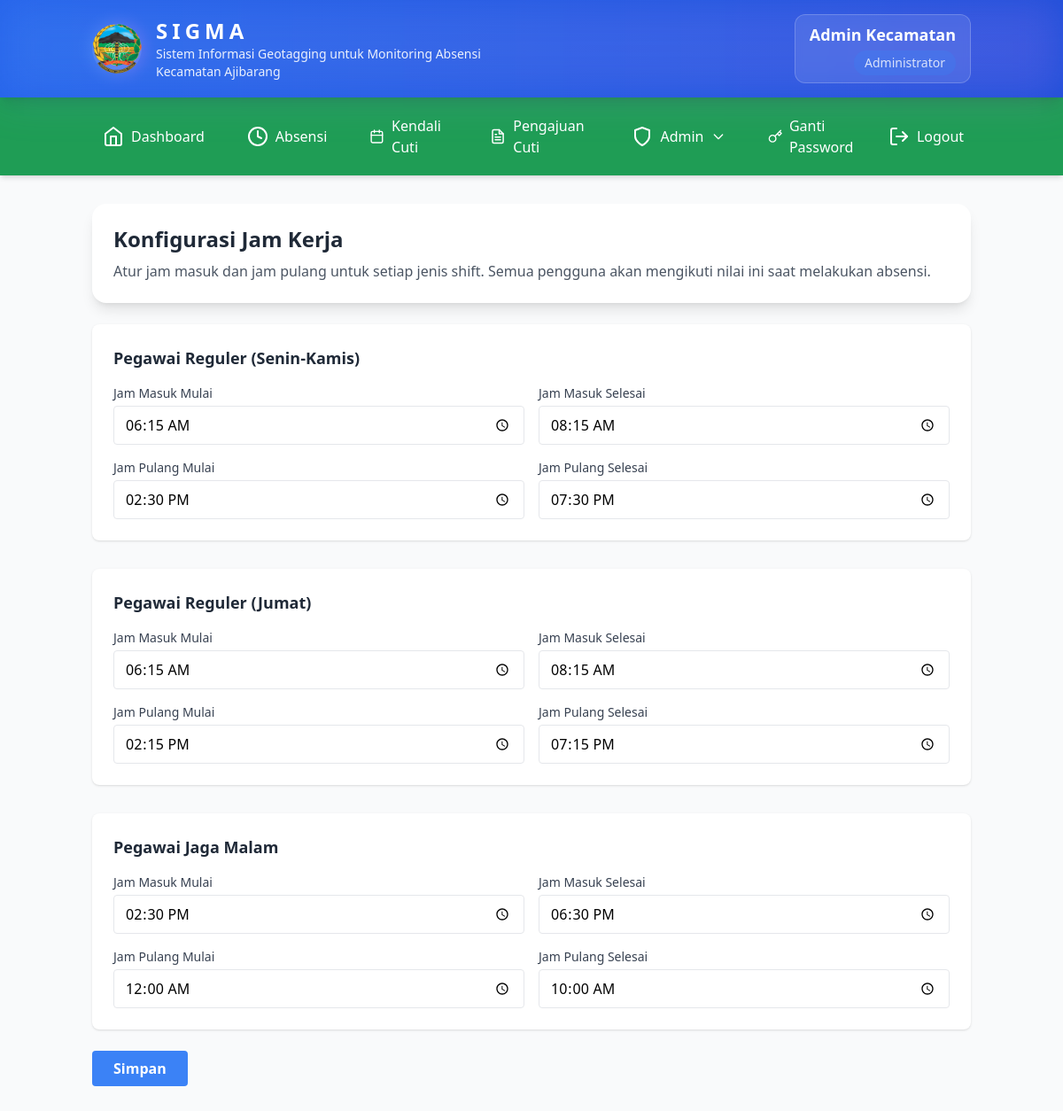
Page /jam_kerja.php (signed in) on the committed database.
### tables this page shows
CREATE TABLE `jam_kerja` (
  `id` int(11) NOT NULL AUTO_INCREMENT,
  `shift` varchar(30) NOT NULL UNIQUE,
  `masuk_mulai` time DEFAULT NULL,
  `masuk_selesai` time DEFAULT NULL,
  `pulang_mulai` time DEFAULT NULL,
  `pulang_selesai` time DEFAULT NULL,
  PRIMARY KEY (`id`)
);

### config/jam_kerja.php (called while the page is built, shortened)
<?php
function getWorkHours(PDO $pdo, $shift) {
    $stmt = $pdo->prepare("SELECT * FROM jam_kerja WHERE shift = ? LIMIT 1");
    $stmt->execute([$shift]);
    $row = $stmt->fetch(PDO::FETCH_ASSOC);
    return $row ?: null;
}

### jam_kerja.php (the view, shortened to what this page needs)
<?php
require_once 'config/db.php';
require_once 'config/jam_kerja.php';
$shifts = ['reguler' => 'Pegawai Reguler (Senin-Kamis)',
            'reguler_jumat' => 'Pegawai Reguler (Jumat)',
            'malam' => 'Pegawai Jaga Malam'];
$hours = [];
foreach ($shifts as $key => $label) {
    $hours[$key] = getWorkHours($pdo, $key);
}
?>
<!DOCTYPE html>
<html lang="id">
<head>
    <script src="https://cdn.tailwindcss.com"></script>
</head>
<body class="bg-gray-50 min-h-screen">
    <?php include 'components/header.php'; ?>
    <?php include 'components/navigation.php'; ?>
    <main class="container mx-auto px-4 py-8">
        <div class="bg-white rounded-2xl shadow-lg p-6 mb-6">
            <h2 class="text-2xl font-bold text-gray-800 mb-2">Konfigurasi Jam Kerja</h2>
            <p class="text-gray-600">Atur jam masuk dan jam pulang untuk setiap jenis shift. Semua pengguna akan mengikuti nilai ini saat melakukan absensi.</p>
        </div>
        <form method="POST">
            <div class="space-y-8">
                <?php foreach ($shifts as $key => $label): ?>
                    <?php $h = $hours[$key]; ?>
                    <div class="bg-white rounded-lg shadow p-6">
                        <h3 class="text-lg font-semibold text-gray-800 mb-4"><?= $label ?></h3>
                        <div class="grid grid-cols-1 md:grid-cols-2 gap-4">
                            <div>
                                <label class="block text-sm font-medium text-gray-700 mb-1">Jam Masuk Mulai</label>
                                <input type="time" name="masuk_mulai[<?= $key ?>]" value="<?= htmlspecialchars($h['masuk_mulai'] ?? '') ?>" class="w-full px-3 py-2 border rounded">
                            </div>
                            <div>
                                <label class="block text-sm font-medium text-gray-700 mb-1">Jam Masuk Selesai</label>
                                <input type="time" name="masuk_selesai[<?= $key ?>]" value="<?= htmlspecialchars($h['masuk_selesai'] ?? '') ?>" class="w-full px-3 py-2 border rounded">
                            </div>
                            <div>
                                <label class="block text-sm font-medium text-gray-700 mb-1">Jam Pulang Mulai</label>
                                <input type="time" name="pulang_mulai[<?= $key ?>]" value="<?= htmlspecialchars($h['pulang_mulai'] ?? '') ?>" class="w-full px-3 py-2 border rounded">
                            </div>
                            <div>
                                <label class="block text-sm font-medium text-gray-700 mb-1">Jam Pulang Selesai</label>
                                <input type="time" name="pulang_selesai[<?= $key ?>]" value="<?= htmlspecialchars($h['pulang_selesai'] ?? '') ?>" class="w-full px-3 py-2 border rounded">
                            </div>
                        </div>
                    </div>
                <?php endforeach; ?>
            </div>
            <div class="mt-6">
                <button type="submit" name="save" class="bg-blue-500 hover:bg-blue-600 text-white font-bold py-2 px-6 rounded">Simpan</button>
            </div>
        </form>
    </main>
</body>
</html>

### rows in the picture
jam_kerja: masuk_mulai "06:15:00", masuk_selesai "08:15:00", pulang_mulai "14:30:00", pulang_selesai "19:30:00"
jam_kerja: masuk_mulai "06:15:00", masuk_selesai "08:15:00", pulang_mulai "14:15:00", pulang_selesai "19:15:00"
jam_kerja: masuk_mulai "14:30:00", masuk_selesai "18:30:00", pulang_mulai "00:00:00", pulang_selesai "10:00:00"

### other values in the picture
$user['nama'] "Admin Kecamatan"
$user['jabatan'] "Administrator"
$menu['title'] "Dashboard"
$menu['title'] "Absensi"
$menu['title'] "Kendali Cuti"
$menu['title'] "Pengajuan Cuti"
$menu['title'] "Admin"
$menu['title'] "Ganti Password"
$menu['title'] "Logout"
$label "Pegawai Reguler (Senin-Kamis)"
$label "Pegawai Reguler (Jumat)"
$label "Pegawai Jaga Malam"
